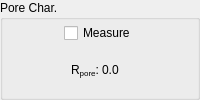
                      <widget class="QGroupBox" name="groupBox_7">
                       <property name="sizePolicy">
                        <sizepolicy hsizetype="Expanding" vsizetype="Expanding">
                         <horstretch>0</horstretch>
                         <verstretch>0</verstretch>
                        </sizepolicy>
                       </property>
                       <property name="title">
                        <string>Pore Char.</string>
                       </property>
                       <layout class="QHBoxLayout" name="horizontalLayout_31">
                        <property name="spacing">
                         <number>3</number>
                        </property>
                        <property name="leftMargin">
                         <number>3</number>
                        </property>
                        <property name="topMargin">
                         <number>3</number>
                        </property>
                        <property name="rightMargin">
                         <number>3</number>
                        </property>
                        <property name="bottomMargin">
                         <number>3</number>
                        </property>
                        <item>
                         <layout class="QVBoxLayout" name="verticalLayout_10">
                          <property name="spacing">
                           <number>3</number>
                          </property>
                          <item alignment="Qt::AlignHCenter">
                           <widget class="QCheckBox" name="checkBox_enableSquareWave">
                            <property name="text">
                             <string>Measure</string>
                            </property>
                           </widget>
                          </item>
                          <item>
                           <layout class="QGridLayout" name="gridLayout_6">
                            <item row="0" column="0">
                             <widget class="QLabel" name="label_poreResistance_name">
                              <property name="text">
                               <string>&lt;html&gt;&lt;head/&gt;&lt;body&gt;&lt;p&gt;R&lt;span style=&quot; vertical-align:sub;&quot;&gt;pore&lt;/span&gt;:&lt;/p&gt;&lt;/body&gt;&lt;/html&gt;</string>
                              </property>
                              <property name="alignment">
                               <set>Qt::AlignRight|Qt::AlignTrailing|Qt::AlignVCenter</set>
                              </property>
                             </widget>
                            </item>
                            <item row="0" column="1">
                             <widget class="QLabel" name="label_poreResistance">
                              <property name="text">
                               <string>0.0</string>
                              </property>
                             </widget>
                            </item>
                           </layout>
                          </item>
                         </layout>
                        </item>
                       </layout>
                      </widget>
